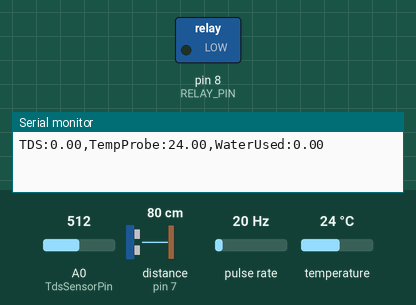
This sketch was run on a simulated Arduino Uno, built with avr-gcc and run on an emulated ATmega328P. Parts: switched loads named in the sketch (green lamp = pin HIGH), the last lines printed to the serial monitor. Wiring (inferred from the names in the program): ultrasonic range finder: trigger pin 6; echo pin 7; pulse sensor: data pin 3. The test bench sets the inputs (shaded band); at power-on: distance to the obstacle (sensor on pin 7) 80 cm, A0 (TdsSensorPin) = 512, pulse rate 20 Hz, temperature 24 °C. The echo pulse lasts 58.3 µs per cm; pins used as bus, display or sensor lines are not drawn.

Above: at 1.2 s.
1.3 s: distance to the obstacle (sensor on pin 7) set to 12 cm
4.7 s: distance to the obstacle (sensor on pin 7) set to 9 cm
At 6.9 s:
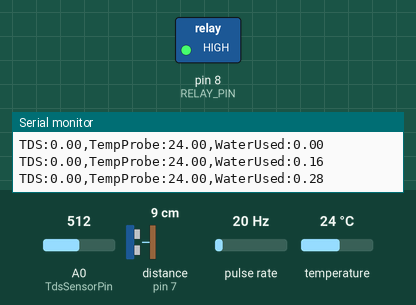
7.8 s: distance to the obstacle (sensor on pin 7) set to 48 cm
10.2 s: distance to the obstacle (sensor on pin 7) set to 53 cm
At 12.4 s:
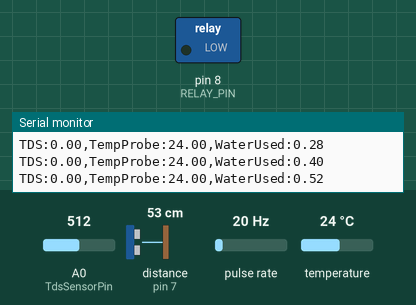
13.3 s: distance to the obstacle (sensor on pin 7) set to 2 cm
At 15.7 s:
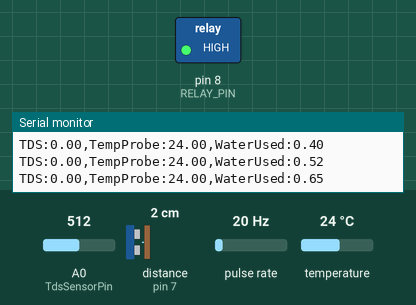
Timing chart, 0 to 17.1 s (numbered marks = the images above; inputs shaded):
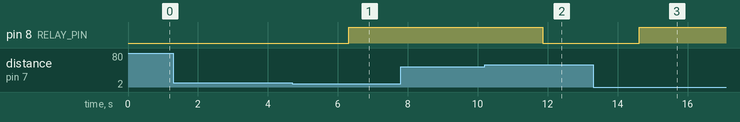

Measured:
- the behaviour switches between 11 and 10 cm on distance to the obstacle (sensor on pin 7) (found by bisection; images 0 and 1)
- the behaviour switches between 50 and 51 cm on distance to the obstacle (sensor on pin 7) (found by bisection; images 1 and 2)
- after the input at 4.7 s, pin 8 (RELAY_PIN): LOW → HIGH after 1.6 s
- after the input at 10.2 s, pin 8 (RELAY_PIN): HIGH → LOW after 1.7 s
- after the input at 13.3 s, pin 8 (RELAY_PIN): LOW → HIGH after 1.3 s

The sketch:

arduinofinal.ino
```cpp
#include <OneWire.h>
#include <DallasTemperature.h>

// Define pins and constants
#define ONE_WIRE_BUS 2
#define TdsSensorPin A0
#define FLOW_SENSOR_PIN 3
#define RELAY_PIN 8
#define TRIG_PIN 6
#define ECHO_PIN 7
#define VREF 5.0
#define SCOUNT 30

// Variables
OneWire oneWire(ONE_WIRE_BUS);
DallasTemperature sensors(&oneWire);

int analogBuffer[SCOUNT];
int analogBufferIndex = 0;
float tdsValue = 0;
volatile int pulseCount = 0;
float totalLiters = 0;
unsigned long oldTime = 0;

void setup() {
  Serial.begin(115200);
  pinMode(TdsSensorPin, INPUT);
  pinMode(FLOW_SENSOR_PIN, INPUT);
  pinMode(RELAY_PIN, OUTPUT);
  pinMode(TRIG_PIN, OUTPUT);
  pinMode(ECHO_PIN, INPUT);

  digitalWrite(RELAY_PIN, LOW);

  attachInterrupt(digitalPinToInterrupt(FLOW_SENSOR_PIN), countPulse, RISING);


  sensors.begin();
}

void loop() {
  // Get DS18B20 temperature
  sensors.requestTemperatures();
  float tempProbe = sensors.getTempCByIndex(0);

  // Calculate TDS
  analogBuffer[analogBufferIndex] = analogRead(TdsSensorPin);
  analogBufferIndex++;
  if (analogBufferIndex == SCOUNT) {
    analogBufferIndex = 0;
    float averageVoltage = getMedianNum(analogBuffer, SCOUNT) * (float)VREF / 1024.0;
    tdsValue = (133.42 * averageVoltage * averageVoltage * averageVoltage - 255.86 * averageVoltage * averageVoltage + 857.39 * averageVoltage) * 0.5;
  }

  // Check water flow every second
  unsigned long currentTime = millis();
  if (currentTime - oldTime > 1000) {
    float liters = (pulseCount / 7.5) / 60;
    totalLiters += liters;
    pulseCount = 0;
    oldTime = currentTime;
  }

  // Ultrasonic sensor to control pump
  digitalWrite(TRIG_PIN, LOW);
  delayMicroseconds(2);
  digitalWrite(TRIG_PIN, HIGH);
  delayMicroseconds(10);
  digitalWrite(TRIG_PIN, LOW);
  long duration = pulseIn(ECHO_PIN, HIGH);
  float distance = (duration * 0.034) / 2;

  if (distance < 10) {
    digitalWrite(RELAY_PIN, HIGH);
  } else if (distance > 50) {
    digitalWrite(RELAY_PIN, LOW);
  }

  // Transmit data to ESP8266
  String data = "TDS:" + String(tdsValue) + ",TempProbe:" + String(tempProbe) + ",WaterUsed:" + String(totalLiters);
  Serial.println(data);
  delay(2000);
}

// Helper function for median calculation
int getMedianNum(int bArray[], int iFilterLen) {
  int bTab[iFilterLen];
  for (byte i = 0; i < iFilterLen; i++) bTab[i] = bArray[i];
  int i, j, bTemp;
  for (j = 0; j < iFilterLen - 1; j++) {
    for (i = 0; i < iFilterLen - j - 1; i++) {
      if (bTab[i] > bTab[i + 1]) {
        bTemp = bTab[i];
        bTab[i] = bTab[i + 1];
        bTab[i + 1] = bTemp;
      }
    }
  }
  return (iFilterLen & 1) ? bTab[(iFilterLen - 1) / 2] : (bTab[iFilterLen / 2] + bTab[iFilterLen / 2 - 1]) / 2;
}

// ISR for flow sensor
void countPulse() {
  pulseCount++;
}
```
